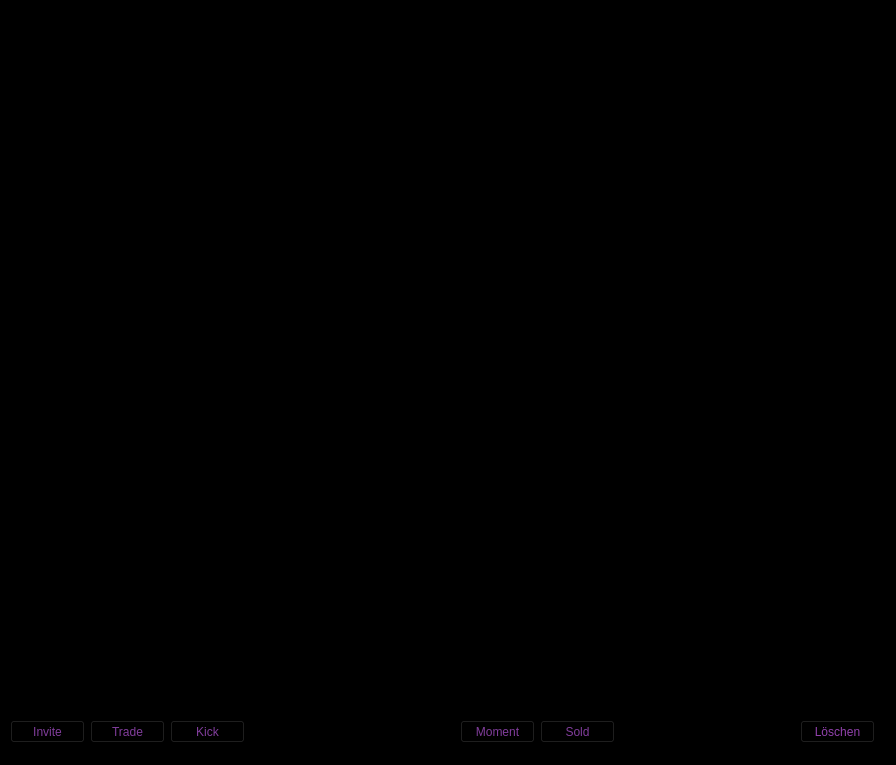
<?xml version="1.0" encoding="UTF-8"?>
<ui version="4.0">
 <class>MainWindow</class>
 <widget class="QMainWindow" name="MainWindow">
  <property name="geometry">
   <rect>
    <x>0</x>
    <y>0</y>
    <width>896</width>
    <height>765</height>
   </rect>
  </property>
  <property name="palette">
   <palette>
    <active>
     <colorrole role="WindowText">
      <brush brushstyle="SolidPattern">
       <color alpha="255">
        <red>255</red>
        <green>0</green>
        <blue>0</blue>
       </color>
      </brush>
     </colorrole>
     <colorrole role="Base">
      <brush brushstyle="SolidPattern">
       <color alpha="255">
        <red>255</red>
        <green>255</green>
        <blue>255</blue>
       </color>
      </brush>
     </colorrole>
     <colorrole role="Window">
      <brush brushstyle="SolidPattern">
       <color alpha="255">
        <red>0</red>
        <green>0</green>
        <blue>0</blue>
       </color>
      </brush>
     </colorrole>
    </active>
    <inactive>
     <colorrole role="WindowText">
      <brush brushstyle="SolidPattern">
       <color alpha="255">
        <red>255</red>
        <green>0</green>
        <blue>0</blue>
       </color>
      </brush>
     </colorrole>
     <colorrole role="Base">
      <brush brushstyle="SolidPattern">
       <color alpha="255">
        <red>255</red>
        <green>255</green>
        <blue>255</blue>
       </color>
      </brush>
     </colorrole>
     <colorrole role="Window">
      <brush brushstyle="SolidPattern">
       <color alpha="255">
        <red>0</red>
        <green>0</green>
        <blue>0</blue>
       </color>
      </brush>
     </colorrole>
    </inactive>
    <disabled>
     <colorrole role="WindowText">
      <brush brushstyle="SolidPattern">
       <color alpha="255">
        <red>120</red>
        <green>120</green>
        <blue>120</blue>
       </color>
      </brush>
     </colorrole>
     <colorrole role="Base">
      <brush brushstyle="SolidPattern">
       <color alpha="255">
        <red>0</red>
        <green>0</green>
        <blue>0</blue>
       </color>
      </brush>
     </colorrole>
     <colorrole role="Window">
      <brush brushstyle="SolidPattern">
       <color alpha="255">
        <red>0</red>
        <green>0</green>
        <blue>0</blue>
       </color>
      </brush>
     </colorrole>
    </disabled>
   </palette>
  </property>
  <property name="windowTitle">
   <string>Trade Incoming</string>
  </property>
  <widget class="QWidget" name="centralwidget">
   <widget class="QListWidget" name="listWidget">
    <property name="geometry">
     <rect>
      <x>10</x>
      <y>10</y>
      <width>881</width>
      <height>701</height>
     </rect>
    </property>
    <property name="palette">
     <palette>
      <active>
       <colorrole role="WindowText">
        <brush brushstyle="SolidPattern">
         <color alpha="255">
          <red>129</red>
          <green>61</green>
          <blue>156</blue>
         </color>
        </brush>
       </colorrole>
       <colorrole role="Button">
        <brush brushstyle="SolidPattern">
         <color alpha="255">
          <red>85</red>
          <green>85</green>
          <blue>85</blue>
         </color>
        </brush>
       </colorrole>
       <colorrole role="Light">
        <brush brushstyle="SolidPattern">
         <color alpha="255">
          <red>98</red>
          <green>98</green>
          <blue>98</blue>
         </color>
        </brush>
       </colorrole>
       <colorrole role="Midlight">
        <brush brushstyle="SolidPattern">
         <color alpha="255">
          <red>0</red>
          <green>0</green>
          <blue>0</blue>
         </color>
        </brush>
       </colorrole>
       <colorrole role="Dark">
        <brush brushstyle="SolidPattern">
         <color alpha="255">
          <red>23</red>
          <green>23</green>
          <blue>23</blue>
         </color>
        </brush>
       </colorrole>
       <colorrole role="Mid">
        <brush brushstyle="SolidPattern">
         <color alpha="255">
          <red>0</red>
          <green>0</green>
          <blue>0</blue>
         </color>
        </brush>
       </colorrole>
       <colorrole role="Text">
        <brush brushstyle="SolidPattern">
         <color alpha="255">
          <red>129</red>
          <green>61</green>
          <blue>156</blue>
         </color>
        </brush>
       </colorrole>
       <colorrole role="ButtonText">
        <brush brushstyle="SolidPattern">
         <color alpha="255">
          <red>255</red>
          <green>255</green>
          <blue>255</blue>
         </color>
        </brush>
       </colorrole>
       <colorrole role="Base">
        <brush brushstyle="SolidPattern">
         <color alpha="255">
          <red>0</red>
          <green>0</green>
          <blue>0</blue>
         </color>
        </brush>
       </colorrole>
       <colorrole role="Window">
        <brush brushstyle="SolidPattern">
         <color alpha="255">
          <red>0</red>
          <green>0</green>
          <blue>0</blue>
         </color>
        </brush>
       </colorrole>
       <colorrole role="Shadow">
        <brush brushstyle="SolidPattern">
         <color alpha="255">
          <red>0</red>
          <green>0</green>
          <blue>0</blue>
         </color>
        </brush>
       </colorrole>
       <colorrole role="Highlight">
        <brush brushstyle="SolidPattern">
         <color alpha="255">
          <red>51</red>
          <green>93</green>
          <blue>84</blue>
         </color>
        </brush>
       </colorrole>
       <colorrole role="HighlightedText">
        <brush brushstyle="SolidPattern">
         <color alpha="255">
          <red>255</red>
          <green>255</green>
          <blue>255</blue>
         </color>
        </brush>
       </colorrole>
       <colorrole role="Link">
        <brush brushstyle="SolidPattern">
         <color alpha="255">
          <red>87</red>
          <green>156</green>
          <blue>142</blue>
         </color>
        </brush>
       </colorrole>
       <colorrole role="LinkVisited">
        <brush brushstyle="SolidPattern">
         <color alpha="255">
          <red>255</red>
          <green>102</green>
          <blue>102</blue>
         </color>
        </brush>
       </colorrole>
       <colorrole role="AlternateBase">
        <brush brushstyle="SolidPattern">
         <color alpha="255">
          <red>0</red>
          <green>0</green>
          <blue>0</blue>
         </color>
        </brush>
       </colorrole>
       <colorrole role="ToolTipBase">
        <brush brushstyle="SolidPattern">
         <color alpha="255">
          <red>0</red>
          <green>0</green>
          <blue>0</blue>
         </color>
        </brush>
       </colorrole>
       <colorrole role="ToolTipText">
        <brush brushstyle="SolidPattern">
         <color alpha="255">
          <red>255</red>
          <green>255</green>
          <blue>255</blue>
         </color>
        </brush>
       </colorrole>
       <colorrole role="PlaceholderText">
        <brush brushstyle="SolidPattern">
         <color alpha="128">
          <red>255</red>
          <green>255</green>
          <blue>255</blue>
         </color>
        </brush>
       </colorrole>
      </active>
      <inactive>
       <colorrole role="WindowText">
        <brush brushstyle="SolidPattern">
         <color alpha="255">
          <red>129</red>
          <green>61</green>
          <blue>156</blue>
         </color>
        </brush>
       </colorrole>
       <colorrole role="Button">
        <brush brushstyle="SolidPattern">
         <color alpha="255">
          <red>85</red>
          <green>85</green>
          <blue>85</blue>
         </color>
        </brush>
       </colorrole>
       <colorrole role="Light">
        <brush brushstyle="SolidPattern">
         <color alpha="255">
          <red>98</red>
          <green>98</green>
          <blue>98</blue>
         </color>
        </brush>
       </colorrole>
       <colorrole role="Midlight">
        <brush brushstyle="SolidPattern">
         <color alpha="255">
          <red>0</red>
          <green>0</green>
          <blue>0</blue>
         </color>
        </brush>
       </colorrole>
       <colorrole role="Dark">
        <brush brushstyle="SolidPattern">
         <color alpha="255">
          <red>23</red>
          <green>23</green>
          <blue>23</blue>
         </color>
        </brush>
       </colorrole>
       <colorrole role="Mid">
        <brush brushstyle="SolidPattern">
         <color alpha="255">
          <red>0</red>
          <green>0</green>
          <blue>0</blue>
         </color>
        </brush>
       </colorrole>
       <colorrole role="Text">
        <brush brushstyle="SolidPattern">
         <color alpha="255">
          <red>129</red>
          <green>61</green>
          <blue>156</blue>
         </color>
        </brush>
       </colorrole>
       <colorrole role="ButtonText">
        <brush brushstyle="SolidPattern">
         <color alpha="255">
          <red>255</red>
          <green>255</green>
          <blue>255</blue>
         </color>
        </brush>
       </colorrole>
       <colorrole role="Base">
        <brush brushstyle="SolidPattern">
         <color alpha="255">
          <red>0</red>
          <green>0</green>
          <blue>0</blue>
         </color>
        </brush>
       </colorrole>
       <colorrole role="Window">
        <brush brushstyle="SolidPattern">
         <color alpha="255">
          <red>0</red>
          <green>0</green>
          <blue>0</blue>
         </color>
        </brush>
       </colorrole>
       <colorrole role="Shadow">
        <brush brushstyle="SolidPattern">
         <color alpha="255">
          <red>0</red>
          <green>0</green>
          <blue>0</blue>
         </color>
        </brush>
       </colorrole>
       <colorrole role="Highlight">
        <brush brushstyle="SolidPattern">
         <color alpha="255">
          <red>43</red>
          <green>77</green>
          <blue>69</blue>
         </color>
        </brush>
       </colorrole>
       <colorrole role="HighlightedText">
        <brush brushstyle="SolidPattern">
         <color alpha="255">
          <red>255</red>
          <green>255</green>
          <blue>255</blue>
         </color>
        </brush>
       </colorrole>
       <colorrole role="Link">
        <brush brushstyle="SolidPattern">
         <color alpha="255">
          <red>87</red>
          <green>156</green>
          <blue>142</blue>
         </color>
        </brush>
       </colorrole>
       <colorrole role="LinkVisited">
        <brush brushstyle="SolidPattern">
         <color alpha="255">
          <red>255</red>
          <green>102</green>
          <blue>102</blue>
         </color>
        </brush>
       </colorrole>
       <colorrole role="AlternateBase">
        <brush brushstyle="SolidPattern">
         <color alpha="255">
          <red>0</red>
          <green>0</green>
          <blue>0</blue>
         </color>
        </brush>
       </colorrole>
       <colorrole role="ToolTipBase">
        <brush brushstyle="SolidPattern">
         <color alpha="255">
          <red>0</red>
          <green>0</green>
          <blue>0</blue>
         </color>
        </brush>
       </colorrole>
       <colorrole role="ToolTipText">
        <brush brushstyle="SolidPattern">
         <color alpha="255">
          <red>255</red>
          <green>255</green>
          <blue>255</blue>
         </color>
        </brush>
       </colorrole>
       <colorrole role="PlaceholderText">
        <brush brushstyle="SolidPattern">
         <color alpha="128">
          <red>255</red>
          <green>255</green>
          <blue>255</blue>
         </color>
        </brush>
       </colorrole>
      </inactive>
      <disabled>
       <colorrole role="WindowText">
        <brush brushstyle="SolidPattern">
         <color alpha="255">
          <red>160</red>
          <green>160</green>
          <blue>160</blue>
         </color>
        </brush>
       </colorrole>
       <colorrole role="Button">
        <brush brushstyle="SolidPattern">
         <color alpha="255">
          <red>85</red>
          <green>85</green>
          <blue>85</blue>
         </color>
        </brush>
       </colorrole>
       <colorrole role="Light">
        <brush brushstyle="SolidPattern">
         <color alpha="255">
          <red>98</red>
          <green>98</green>
          <blue>98</blue>
         </color>
        </brush>
       </colorrole>
       <colorrole role="Midlight">
        <brush brushstyle="SolidPattern">
         <color alpha="255">
          <red>0</red>
          <green>0</green>
          <blue>0</blue>
         </color>
        </brush>
       </colorrole>
       <colorrole role="Dark">
        <brush brushstyle="SolidPattern">
         <color alpha="255">
          <red>23</red>
          <green>23</green>
          <blue>23</blue>
         </color>
        </brush>
       </colorrole>
       <colorrole role="Mid">
        <brush brushstyle="SolidPattern">
         <color alpha="255">
          <red>0</red>
          <green>0</green>
          <blue>0</blue>
         </color>
        </brush>
       </colorrole>
       <colorrole role="Text">
        <brush brushstyle="SolidPattern">
         <color alpha="255">
          <red>160</red>
          <green>160</green>
          <blue>160</blue>
         </color>
        </brush>
       </colorrole>
       <colorrole role="ButtonText">
        <brush brushstyle="SolidPattern">
         <color alpha="255">
          <red>160</red>
          <green>160</green>
          <blue>160</blue>
         </color>
        </brush>
       </colorrole>
       <colorrole role="Base">
        <brush brushstyle="SolidPattern">
         <color alpha="255">
          <red>0</red>
          <green>0</green>
          <blue>0</blue>
         </color>
        </brush>
       </colorrole>
       <colorrole role="Window">
        <brush brushstyle="SolidPattern">
         <color alpha="255">
          <red>0</red>
          <green>0</green>
          <blue>0</blue>
         </color>
        </brush>
       </colorrole>
       <colorrole role="Shadow">
        <brush brushstyle="SolidPattern">
         <color alpha="255">
          <red>0</red>
          <green>0</green>
          <blue>0</blue>
         </color>
        </brush>
       </colorrole>
       <colorrole role="Highlight">
        <brush brushstyle="SolidPattern">
         <color alpha="255">
          <red>51</red>
          <green>93</green>
          <blue>84</blue>
         </color>
        </brush>
       </colorrole>
       <colorrole role="HighlightedText">
        <brush brushstyle="SolidPattern">
         <color alpha="102">
          <red>255</red>
          <green>255</green>
          <blue>255</blue>
         </color>
        </brush>
       </colorrole>
       <colorrole role="Link">
        <brush brushstyle="SolidPattern">
         <color alpha="255">
          <red>87</red>
          <green>156</green>
          <blue>142</blue>
         </color>
        </brush>
       </colorrole>
       <colorrole role="LinkVisited">
        <brush brushstyle="SolidPattern">
         <color alpha="255">
          <red>255</red>
          <green>102</green>
          <blue>102</blue>
         </color>
        </brush>
       </colorrole>
       <colorrole role="AlternateBase">
        <brush brushstyle="SolidPattern">
         <color alpha="255">
          <red>0</red>
          <green>0</green>
          <blue>0</blue>
         </color>
        </brush>
       </colorrole>
       <colorrole role="ToolTipBase">
        <brush brushstyle="SolidPattern">
         <color alpha="255">
          <red>0</red>
          <green>0</green>
          <blue>0</blue>
         </color>
        </brush>
       </colorrole>
       <colorrole role="ToolTipText">
        <brush brushstyle="SolidPattern">
         <color alpha="255">
          <red>255</red>
          <green>255</green>
          <blue>255</blue>
         </color>
        </brush>
       </colorrole>
       <colorrole role="PlaceholderText">
        <brush brushstyle="SolidPattern">
         <color alpha="128">
          <red>255</red>
          <green>255</green>
          <blue>255</blue>
         </color>
        </brush>
       </colorrole>
      </disabled>
     </palette>
    </property>
   </widget>
   <widget class="QPushButton" name="pushButton">
    <property name="geometry">
     <rect>
      <x>800</x>
      <y>720</y>
      <width>75</width>
      <height>23</height>
     </rect>
    </property>
    <property name="palette">
     <palette>
      <active>
       <colorrole role="Button">
        <brush brushstyle="SolidPattern">
         <color alpha="255">
          <red>0</red>
          <green>0</green>
          <blue>0</blue>
         </color>
        </brush>
       </colorrole>
       <colorrole role="BrightText">
        <brush brushstyle="SolidPattern">
         <color alpha="255">
          <red>145</red>
          <green>65</green>
          <blue>172</blue>
         </color>
        </brush>
       </colorrole>
       <colorrole role="ButtonText">
        <brush brushstyle="SolidPattern">
         <color alpha="255">
          <red>145</red>
          <green>65</green>
          <blue>172</blue>
         </color>
        </brush>
       </colorrole>
      </active>
      <inactive>
       <colorrole role="Button">
        <brush brushstyle="SolidPattern">
         <color alpha="255">
          <red>0</red>
          <green>0</green>
          <blue>0</blue>
         </color>
        </brush>
       </colorrole>
       <colorrole role="BrightText">
        <brush brushstyle="SolidPattern">
         <color alpha="255">
          <red>145</red>
          <green>65</green>
          <blue>172</blue>
         </color>
        </brush>
       </colorrole>
       <colorrole role="ButtonText">
        <brush brushstyle="SolidPattern">
         <color alpha="255">
          <red>145</red>
          <green>65</green>
          <blue>172</blue>
         </color>
        </brush>
       </colorrole>
      </inactive>
      <disabled>
       <colorrole role="Button">
        <brush brushstyle="SolidPattern">
         <color alpha="255">
          <red>0</red>
          <green>0</green>
          <blue>0</blue>
         </color>
        </brush>
       </colorrole>
       <colorrole role="BrightText">
        <brush brushstyle="SolidPattern">
         <color alpha="255">
          <red>145</red>
          <green>65</green>
          <blue>172</blue>
         </color>
        </brush>
       </colorrole>
       <colorrole role="ButtonText">
        <brush brushstyle="SolidPattern">
         <color alpha="255">
          <red>190</red>
          <green>190</green>
          <blue>190</blue>
         </color>
        </brush>
       </colorrole>
      </disabled>
     </palette>
    </property>
    <property name="text">
     <string>Löschen</string>
    </property>
   </widget>
   <widget class="QPushButton" name="inviteButton">
    <property name="geometry">
     <rect>
      <x>10</x>
      <y>720</y>
      <width>75</width>
      <height>23</height>
     </rect>
    </property>
    <property name="palette">
     <palette>
      <active>
       <colorrole role="Button">
        <brush brushstyle="SolidPattern">
         <color alpha="255">
          <red>0</red>
          <green>0</green>
          <blue>0</blue>
         </color>
        </brush>
       </colorrole>
       <colorrole role="ButtonText">
        <brush brushstyle="SolidPattern">
         <color alpha="255">
          <red>129</red>
          <green>61</green>
          <blue>156</blue>
         </color>
        </brush>
       </colorrole>
      </active>
      <inactive>
       <colorrole role="Button">
        <brush brushstyle="SolidPattern">
         <color alpha="255">
          <red>0</red>
          <green>0</green>
          <blue>0</blue>
         </color>
        </brush>
       </colorrole>
       <colorrole role="ButtonText">
        <brush brushstyle="SolidPattern">
         <color alpha="255">
          <red>129</red>
          <green>61</green>
          <blue>156</blue>
         </color>
        </brush>
       </colorrole>
      </inactive>
      <disabled>
       <colorrole role="Button">
        <brush brushstyle="SolidPattern">
         <color alpha="255">
          <red>0</red>
          <green>0</green>
          <blue>0</blue>
         </color>
        </brush>
       </colorrole>
       <colorrole role="ButtonText">
        <brush brushstyle="SolidPattern">
         <color alpha="255">
          <red>190</red>
          <green>190</green>
          <blue>190</blue>
         </color>
        </brush>
       </colorrole>
      </disabled>
     </palette>
    </property>
    <property name="text">
     <string>Invite</string>
    </property>
   </widget>
   <widget class="QPushButton" name="tradeButton">
    <property name="geometry">
     <rect>
      <x>90</x>
      <y>720</y>
      <width>75</width>
      <height>23</height>
     </rect>
    </property>
    <property name="palette">
     <palette>
      <active>
       <colorrole role="Button">
        <brush brushstyle="SolidPattern">
         <color alpha="255">
          <red>0</red>
          <green>0</green>
          <blue>0</blue>
         </color>
        </brush>
       </colorrole>
       <colorrole role="ButtonText">
        <brush brushstyle="SolidPattern">
         <color alpha="255">
          <red>129</red>
          <green>61</green>
          <blue>156</blue>
         </color>
        </brush>
       </colorrole>
      </active>
      <inactive>
       <colorrole role="Button">
        <brush brushstyle="SolidPattern">
         <color alpha="255">
          <red>0</red>
          <green>0</green>
          <blue>0</blue>
         </color>
        </brush>
       </colorrole>
       <colorrole role="ButtonText">
        <brush brushstyle="SolidPattern">
         <color alpha="255">
          <red>129</red>
          <green>61</green>
          <blue>156</blue>
         </color>
        </brush>
       </colorrole>
      </inactive>
      <disabled>
       <colorrole role="Button">
        <brush brushstyle="SolidPattern">
         <color alpha="255">
          <red>0</red>
          <green>0</green>
          <blue>0</blue>
         </color>
        </brush>
       </colorrole>
       <colorrole role="ButtonText">
        <brush brushstyle="SolidPattern">
         <color alpha="255">
          <red>190</red>
          <green>190</green>
          <blue>190</blue>
         </color>
        </brush>
       </colorrole>
      </disabled>
     </palette>
    </property>
    <property name="text">
     <string>Trade</string>
    </property>
   </widget>
   <widget class="QPushButton" name="kickbutton">
    <property name="geometry">
     <rect>
      <x>170</x>
      <y>720</y>
      <width>75</width>
      <height>23</height>
     </rect>
    </property>
    <property name="palette">
     <palette>
      <active>
       <colorrole role="Button">
        <brush brushstyle="SolidPattern">
         <color alpha="255">
          <red>0</red>
          <green>0</green>
          <blue>0</blue>
         </color>
        </brush>
       </colorrole>
       <colorrole role="ButtonText">
        <brush brushstyle="SolidPattern">
         <color alpha="255">
          <red>129</red>
          <green>61</green>
          <blue>156</blue>
         </color>
        </brush>
       </colorrole>
      </active>
      <inactive>
       <colorrole role="Button">
        <brush brushstyle="SolidPattern">
         <color alpha="255">
          <red>0</red>
          <green>0</green>
          <blue>0</blue>
         </color>
        </brush>
       </colorrole>
       <colorrole role="ButtonText">
        <brush brushstyle="SolidPattern">
         <color alpha="255">
          <red>129</red>
          <green>61</green>
          <blue>156</blue>
         </color>
        </brush>
       </colorrole>
      </inactive>
      <disabled>
       <colorrole role="Button">
        <brush brushstyle="SolidPattern">
         <color alpha="255">
          <red>0</red>
          <green>0</green>
          <blue>0</blue>
         </color>
        </brush>
       </colorrole>
       <colorrole role="ButtonText">
        <brush brushstyle="SolidPattern">
         <color alpha="255">
          <red>190</red>
          <green>190</green>
          <blue>190</blue>
         </color>
        </brush>
       </colorrole>
      </disabled>
     </palette>
    </property>
    <property name="text">
     <string>Kick</string>
    </property>
   </widget>
   <widget class="QPushButton" name="momentButton">
    <property name="geometry">
     <rect>
      <x>460</x>
      <y>720</y>
      <width>75</width>
      <height>23</height>
     </rect>
    </property>
    <property name="palette">
     <palette>
      <active>
       <colorrole role="Button">
        <brush brushstyle="SolidPattern">
         <color alpha="255">
          <red>0</red>
          <green>0</green>
          <blue>0</blue>
         </color>
        </brush>
       </colorrole>
       <colorrole role="ButtonText">
        <brush brushstyle="SolidPattern">
         <color alpha="255">
          <red>129</red>
          <green>61</green>
          <blue>156</blue>
         </color>
        </brush>
       </colorrole>
      </active>
      <inactive>
       <colorrole role="Button">
        <brush brushstyle="SolidPattern">
         <color alpha="255">
          <red>0</red>
          <green>0</green>
          <blue>0</blue>
         </color>
        </brush>
       </colorrole>
       <colorrole role="ButtonText">
        <brush brushstyle="SolidPattern">
         <color alpha="255">
          <red>129</red>
          <green>61</green>
          <blue>156</blue>
         </color>
        </brush>
       </colorrole>
      </inactive>
      <disabled>
       <colorrole role="Button">
        <brush brushstyle="SolidPattern">
         <color alpha="255">
          <red>0</red>
          <green>0</green>
          <blue>0</blue>
         </color>
        </brush>
       </colorrole>
       <colorrole role="ButtonText">
        <brush brushstyle="SolidPattern">
         <color alpha="255">
          <red>190</red>
          <green>190</green>
          <blue>190</blue>
         </color>
        </brush>
       </colorrole>
      </disabled>
     </palette>
    </property>
    <property name="text">
     <string>Moment</string>
    </property>
   </widget>
   <widget class="QPushButton" name="soldButton">
    <property name="geometry">
     <rect>
      <x>540</x>
      <y>720</y>
      <width>75</width>
      <height>23</height>
     </rect>
    </property>
    <property name="palette">
     <palette>
      <active>
       <colorrole role="Button">
        <brush brushstyle="SolidPattern">
         <color alpha="255">
          <red>0</red>
          <green>0</green>
          <blue>0</blue>
         </color>
        </brush>
       </colorrole>
       <colorrole role="ButtonText">
        <brush brushstyle="SolidPattern">
         <color alpha="255">
          <red>129</red>
          <green>61</green>
          <blue>156</blue>
         </color>
        </brush>
       </colorrole>
      </active>
      <inactive>
       <colorrole role="Button">
        <brush brushstyle="SolidPattern">
         <color alpha="255">
          <red>0</red>
          <green>0</green>
          <blue>0</blue>
         </color>
        </brush>
       </colorrole>
       <colorrole role="ButtonText">
        <brush brushstyle="SolidPattern">
         <color alpha="255">
          <red>129</red>
          <green>61</green>
          <blue>156</blue>
         </color>
        </brush>
       </colorrole>
      </inactive>
      <disabled>
       <colorrole role="Button">
        <brush brushstyle="SolidPattern">
         <color alpha="255">
          <red>0</red>
          <green>0</green>
          <blue>0</blue>
         </color>
        </brush>
       </colorrole>
       <colorrole role="ButtonText">
        <brush brushstyle="SolidPattern">
         <color alpha="255">
          <red>190</red>
          <green>190</green>
          <blue>190</blue>
         </color>
        </brush>
       </colorrole>
      </disabled>
     </palette>
    </property>
    <property name="text">
     <string>Sold</string>
    </property>
   </widget>
  </widget>
 </widget>
 <resources/>
 <connections/>
</ui>
